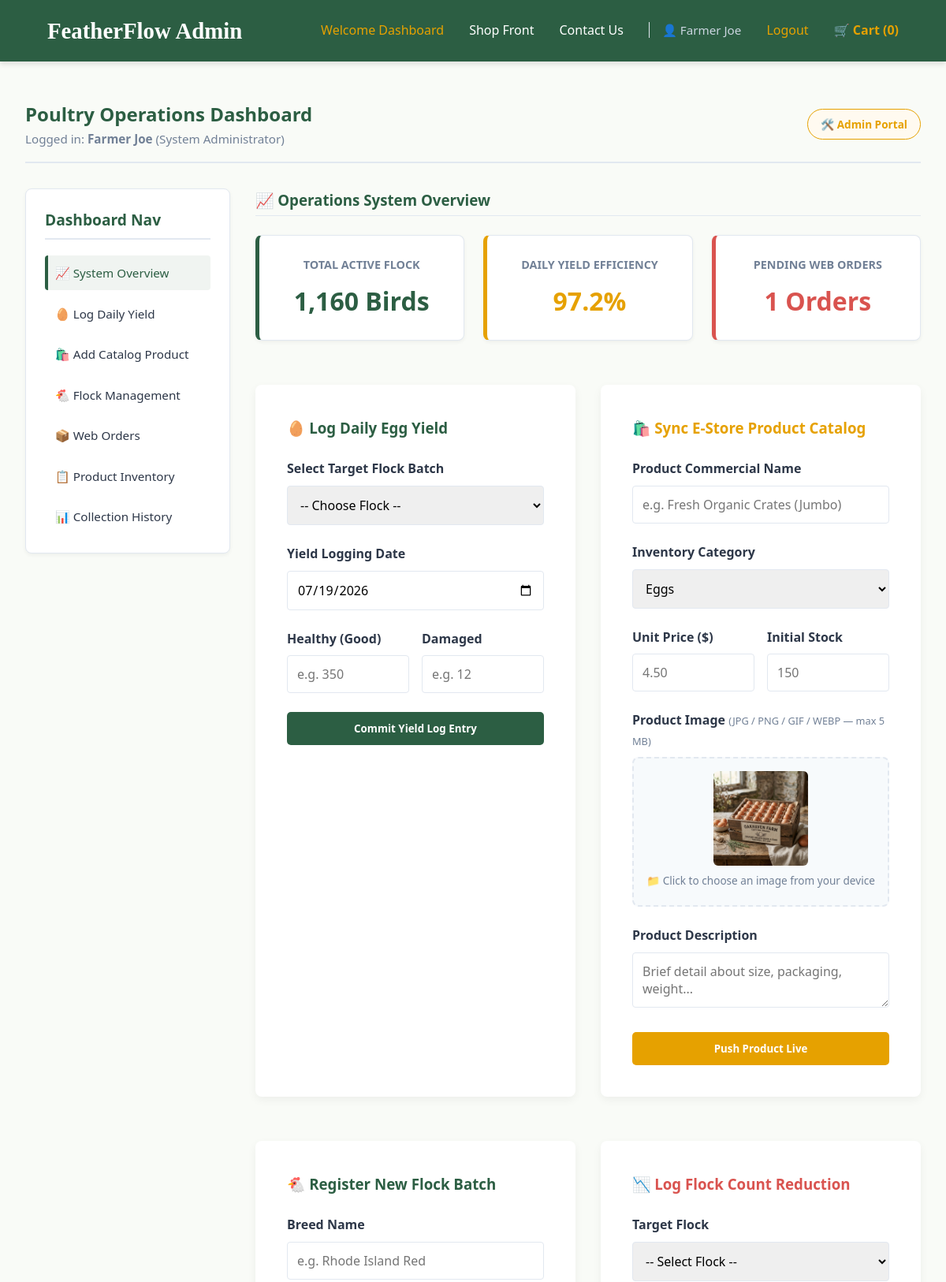
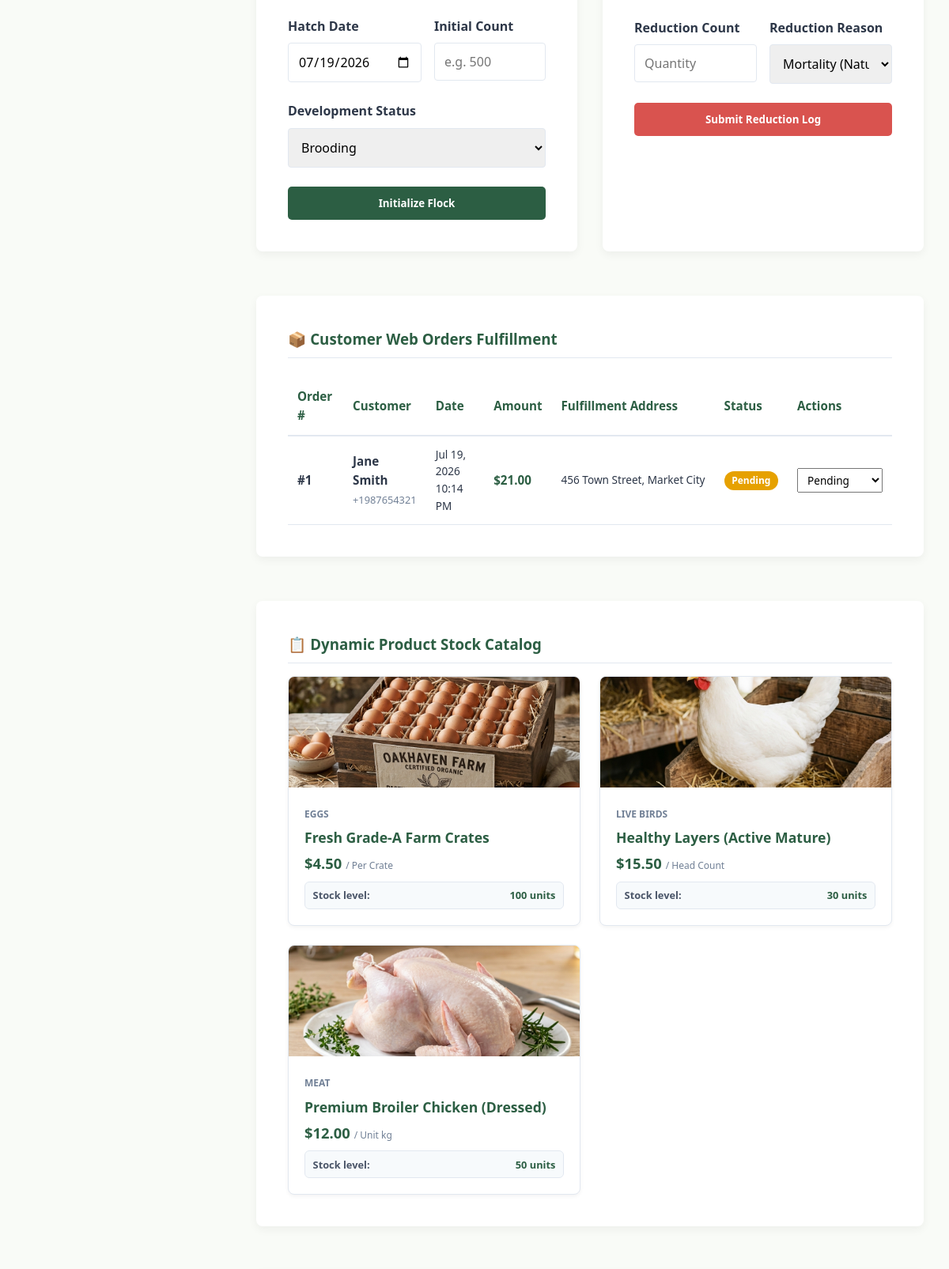
/index.php (signed in, upper part), run on the app's committed database (2 pictures, top to bottom).
### tables this page shows
CREATE TABLE IF NOT EXISTS Orders (
    OrderID INT AUTO_INCREMENT PRIMARY KEY,
    CustomerID INT NOT NULL,
    OrderDate TIMESTAMP DEFAULT CURRENT_TIMESTAMP,
    TotalAmount DECIMAL(10,2) NOT NULL,
    Status VARCHAR(20) NOT NULL DEFAULT 'Pending',
    FOREIGN KEY (CustomerID) REFERENCES Users(UserID) ON DELETE RESTRICT
);

CREATE TABLE IF NOT EXISTS Users (
    UserID INT AUTO_INCREMENT PRIMARY KEY,
    Name VARCHAR(100) NOT NULL,
    Email VARCHAR(100) NOT NULL UNIQUE,
    PasswordHash VARCHAR(255) NOT NULL,
    Phone VARCHAR(20),
    Address TEXT,
    Role VARCHAR(15) NOT NULL DEFAULT 'Customer',
    CreatedAt TIMESTAMP DEFAULT CURRENT_TIMESTAMP,
    CONSTRAINT chk_role CHECK (Role IN ('Admin', 'Customer'))
);

CREATE TABLE IF NOT EXISTS Products (
    ProductID INT AUTO_INCREMENT PRIMARY KEY,
    ProductName VARCHAR(100) NOT NULL,
    Category VARCHAR(50) NOT NULL,
    UnitPrice DECIMAL(10,2) NOT NULL,
    StockQuantity INT NOT NULL DEFAULT 0,
    Description TEXT,
    ImageURL VARCHAR(255) NOT NULL DEFAULT 'images/fresh_eggs.png',
    CONSTRAINT chk_price CHECK (UnitPrice >= 0.00)
);

### index.php (the view, shortened to what the rows shown need)
<?php
require_once 'backend/db.php';
$user_role = $_SESSION['user_role'] ?? '';
$user_id = $_SESSION['user_id'] ?? 0;
$products = [];
$admin_orders = [];
try {
    $productsStmt = $pdo->query("SELECT * FROM Products ORDER BY Category, ProductName");
    $products = $productsStmt->fetchAll();
} catch (PDOException $e) {
    $error_msg = "Failed to load catalog products: " . $e->getMessage();
}
if ($user_role === 'Customer') {
    try {
        $orderStmt = $pdo->prepare("SELECT OrderID, OrderDate, TotalAmount, Status FROM Orders WHERE CustomerID = ? ORDER BY OrderDate DESC");
        $orderStmt->execute([$user_id]);
        $customer_orders = $orderStmt->fetchAll();
        $profileStmt = $pdo->prepare("SELECT Phone, Address, Email FROM Users WHERE UserID = ?");
        $profileStmt->execute([$user_id]);
        $customer_profile = $profileStmt->fetch();
    } catch (PDOException $e) {
        $error_msg = "Failed to load customer profile: " . $e->getMessage();
    }
} else if ($user_role === 'Admin') {
    try {
        $adminOrdersStmt = $pdo->query("
            SELECT o.OrderID, o.OrderDate, o.TotalAmount, o.Status, u.Name as CustomerName, u.Phone, u.Address
            FROM Orders o
            JOIN Users u ON o.CustomerID = u.UserID
            ORDER BY o.OrderDate DESC
        ");
        $admin_orders = $adminOrdersStmt->fetchAll();
    } catch (PDOException $e) {
        $error_msg = "Database query error: " . $e->getMessage();
    }
}
$unit_map = [
    'Eggs' => 'Per Crate',
    'Meat' => 'Unit kg',
    'Live' => 'Head Count',
    'Live Birds' => 'Head Count',
    'Fertilizer' => 'Per Bag'
];
include 'header.php';
?>
    <main class="container">
        <?php if (empty($user_role)): ?>
            <div style="margin-bottom: 2rem; border-bottom: 2px solid var(--border-color); padding-bottom: 1rem;">
                <h2 style="color: var(--primary-color);">Welcome to FeatherFlow</h2>
                <p style="color: #718096; font-size: 0.95rem;">Experience high-grade organic agricultural operations and fresh farm e-commerce stocks.</p>
            </div>
            <div class="alert-box alert-success" style="background-color: #ebf8ff; border-color: #bee3f8; color: #2b6cb0; margin-bottom: 2rem; display: flex; justify-content: space-between; align-items: center; flex-wrap: wrap; gap: 1rem;">
                <span>💡 You are viewing the farm products catalog. **Sign in** to place items in your cart and complete purchases!</span>
                <button class="btn" onclick="openLoginModal(event)" style="padding: 0.4rem 1rem; font-size: 0.85rem;">Login / Register</button>
            </div>
            <div style="margin-bottom: 2rem; display: flex; flex-direction: column; gap: 0.5rem; max-width: 500px;">
                <label for="product-search" style="font-weight: 600; font-size: 0.9rem; color: var(--primary-color);">🔍 Search Catalog Stocks</label>
                <input type="text" id="product-search" placeholder="Type name or category (e.g. eggs, chicken)..." onkeyup="filterProducts()" style="padding: 0.75rem; border: 1px solid var(--border-color); border-radius: 4px; font-size: 1rem; width: 100%;">
            </div>
            <div class="product-grid" style="margin-top: 1rem;">
                <?php if (empty($products)): ?>
                    <p style="color:#718096; text-align: center; grid-column: 1/-1; padding: 2rem;">No items currently in farm inventory.</p>
                <?php else: ?>
                    <?php foreach ($products as $prod): ?>
                        <div class="product-card" data-id="<?php echo $prod['ProductID']; ?>" data-name="<?php echo htmlspecialchars($prod['ProductName']); ?>" data-price="<?php echo $prod['UnitPrice']; ?>" data-stock="<?php echo $prod['StockQuantity']; ?>">
                            <div style="height: 190px; overflow: hidden; background-color: #edf2f7; position: relative;">
                                <img src="<?php echo htmlspecialchars(!empty($prod['ImageURL']) ? $prod['ImageURL'] : 'images/fresh_eggs.png'); ?>" alt="<?php echo htmlspecialchars($prod['ProductName']); ?>" style="width: 100%; height: 100%; object-fit: cover;">
                            </div>
                            <div class="product-info" style="padding: 1.25rem;">
                                <span class="product-category" style="font-size: 0.75rem;"><?php echo htmlspecialchars($prod['Category']); ?></span>
                                <h4 class="product-title" style="font-size: 1.25rem; margin: 0.25rem 0;"><?php echo htmlspecialchars($prod['ProductName']); ?></h4>
                                <p style="color:#718096; font-size:0.85rem; margin-bottom:0.75rem; min-height: 42px; line-height: 1.4;"><?php echo htmlspecialchars($prod['Description']); ?></p>
                                <div class="product-price" style="font-size: 1.2rem; margin-bottom: 0.5rem; color: var(--primary-color);">
                                    $<?php echo number_format($prod['UnitPrice'], 2); ?>
                                    <span style="font-size: 0.75rem; color:#718096; font-weight: normal;">/ <?php echo $unit_map[$prod['Category']] ?? 'Unit'; ?></span>
                                </div>
                                <div style="font-size: 0.8rem; margin-bottom: 0.75rem; font-weight: 600; color: <?php echo $prod['StockQuantity'] > 0 ? '#38a169' : '#e53e3e'; ?>;">
                                    <?php echo $prod['StockQuantity'] > 0 ? 'Stock: ' . $prod['StockQuantity'] . ' units' : 'Out of Stock'; ?>
                                </div>
                                <button class="btn add-to-cart-btn" style="width: 100%; padding: 0.6rem 1rem; font-size: 0.9rem;" <?php echo $prod['StockQuantity'] > 0 ? '' : 'disabled style="background-color: #a0aec0; cursor: not-allowed;"'; ?>>
                                    <?php echo $prod['StockQuantity'] > 0 ? 'Add to Basket' : 'Out of Stock'; ?>
                                </button>
                            </div>
                        </div>
                    <?php endforeach; ?>
                <?php endif; ?>
            </div>
        <?php elseif ($user_role === 'Admin'): ?>
            <div style="margin-bottom: 2rem; border-bottom: 2px solid var(--border-color); padding-bottom: 1rem; display: flex; justify-content: space-between; align-items: center; flex-wrap: wrap; gap: 1rem;">
                <div>
                    <h2 style="color: var(--primary-color);">Poultry Operations Dashboard</h2>
                </div>
            </div>
            <div class="admin-container">
                <div style="display: flex; flex-direction: column; gap: 3.5rem; width: 100%;">
                    <section id="admin-orders" class="form-box" style="margin: 0; max-width: 100%; overflow-x: auto; scroll-margin-top: 100px;">
                        <?php if (empty($admin_orders)): ?>
                            <p style="color: #718096; text-align: center; padding: 2rem;">No customer orders placed yet.</p>
                        <?php else: ?>
                            <table style="width: 100%; border-collapse: collapse; text-align: left; font-size: 0.95rem;">
                                <thead>
                                    <tr style="border-bottom: 2px solid var(--border-color); color: var(--primary-color);">
                                        <th style="padding: 0.75rem;">Order #</th>
                                        <th style="padding: 0.75rem;">Customer</th>
                                        <th style="padding: 0.75rem;">Date</th>
                                        <th style="padding: 0.75rem;">Amount</th>
                                        <th style="padding: 0.75rem;">Fulfillment Address</th>
                                        <th style="padding: 0.75rem;">Status</th>
                                        <th style="padding: 0.75rem;">Actions</th>
                                    </tr>
                                </thead>
                                <tbody>
                                    <?php foreach ($admin_orders as $order): ?>
                                        <tr style="border-bottom: 1px solid var(--border-color); transition: background 0.2s;">
                                            <td style="padding: 0.75rem; font-weight: bold;">#<?php echo $order['OrderID']; ?></td>
                                            <td style="padding: 0.75rem;">
                                                <strong><?php echo htmlspecialchars($order['CustomerName']); ?></strong><br>
                                                <span style="font-size: 0.8rem; color:#718096;"><?php echo htmlspecialchars($order['Phone']); ?></span>
                                            </td>
                                            <td style="padding: 0.75rem; font-size: 0.85rem;"><?php echo date('M d, Y g:i A', strtotime($order['OrderDate'])); ?></td>
                                            <td style="padding: 0.75rem; font-weight: 600; color: var(--primary-color);">$<?php echo number_format($order['TotalAmount'], 2); ?></td>
                                            <td style="padding: 0.75rem; font-size: 0.85rem; max-width: 250px; overflow: hidden; text-overflow: ellipsis; white-space: nowrap;">
                                                <?php echo htmlspecialchars($order['Address']); ?>
                                            </td>
                                            <td style="padding: 0.75rem;">
                                                <?php
                                                $status_colors = [
                                                    'Pending' => 'var(--secondary-color)',
                                                    'Processing' => '#3182ce',
                                                    'Shipped' => '#805ad5',
                                                    'Completed' => 'var(--primary-color)',
                                                    'Cancelled' => 'var(--accent-color)'
                                                ];
                                                $color = $status_colors[$order['Status']] ?? '#718096';
                                                ?>
                                                <span style="display: inline-block; background-color: <?php echo $color; ?>; color: white; padding: 0.15rem 0.6rem; border-radius: 20px; font-size: 0.75rem; font-weight: 600;">
                                                    <?php echo htmlspecialchars($order['Status']); ?>
                                                </span>
                                            </td>
                                            <td style="padding: 0.75rem;">
                                                <form action="index.php" method="POST" style="display: flex; gap: 0.5rem; align-items: center; margin: 0;">
                                                    <select name="status" style="padding: 0.25rem 0.5rem; font-size: 0.85rem; width: auto;" onchange="this.form.submit()">
                                                        <option value="Pending" <?php echo $order['Status'] === 'Pending' ? 'selected' : ''; ?>>Pending</option>
                                                    </select>
                                                </form>
                                            </td>
                                        </tr>
                                    <?php endforeach; ?>
                                </tbody>
                            </table>
                        <?php endif; ?>
                    </section>
                    <section id="admin-catalog-grid" class="form-box" style="margin: 0; max-width: 100%; scroll-margin-top: 100px;">
                        <div style="display: grid; grid-template-columns: repeat(auto-fill, minmax(240px, 1fr)); gap: 1.5rem; margin-top: 1rem;">
                            <?php if (empty($products)): ?>
                                <p style="color:#718096; grid-column: 1 / -1; text-align: center; padding: 2rem;">No products registered.</p>
                            <?php else: ?>
                                <?php foreach ($products as $prod): ?>
                                    <div class="product-card">
                                        <div style="height: 140px; overflow: hidden; background-color: #edf2f7; position: relative;">
                                            <img src="<?php echo htmlspecialchars(!empty($prod['ImageURL']) ? $prod['ImageURL'] : 'images/fresh_eggs.png'); ?>" alt="<?php echo htmlspecialchars($prod['ProductName']); ?>" style="width: 100%; height: 100%; object-fit: cover;">
                                        </div>
                                        <div class="product-info" style="padding: 1.25rem;">
                                            <span class="product-category" style="font-size: 0.75rem;"><?php echo htmlspecialchars($prod['Category']); ?></span>
                                            <h4 class="product-title" style="font-size: 1.1rem; margin: 0.25rem 0;"><?php echo htmlspecialchars($prod['ProductName']); ?></h4>
                                            <div class="product-price" style="font-size: 1.15rem; margin-bottom: 0.5rem; color: var(--primary-color);">
                                                $<?php echo number_format($prod['UnitPrice'], 2); ?>
                                                <span style="font-size: 0.75rem; color:#718096; font-weight: normal;">/ <?php echo $unit_map[$prod['Category']] ?? 'Unit'; ?></span>
                                            </div>
                                            <div style="display: flex; justify-content: space-between; align-items: center; font-size: 0.8rem; font-weight: bold; background-color: #f7fafc; padding: 0.4rem 0.6rem; border-radius: 6px; border: 1px solid var(--border-color);">
                                                <span style="color: #4a5568;">Stock level:</span>
                                                <span style="color: <?php echo $prod['StockQuantity'] > 0 ? 'var(--primary-color)' : 'var(--accent-color)'; ?>;">
                                                    <?php echo htmlspecialchars($prod['StockQuantity']); ?> units
                                                </span>
                                            </div>
                                        </div>
                                    </div>
                                <?php endforeach; ?>
                            <?php endif; ?>
                        </div>
                    </section>
                </div>
            </div>
        <?php endif; ?>
    </main>
<?php
include 'footer.php';
?>

### data on the page
orders: OrderID "1", CustomerID.Name "Jane Smith", CustomerID.Phone "+1987654321", OrderDate "Jul 19, 2026 10:14 PM", TotalAmount "21.00", CustomerID.Address "456 Town Street, Market City", Status "Pending", status "Pending"
products: ImageURL (picture), Category "EGGS", ProductName "Fresh Grade-A Farm Crates", UnitPrice "4.50", Category "Per Crate", StockQuantity "100"
products: ImageURL (picture), Category "LIVE BIRDS", ProductName "Healthy Layers (Active Mature)", UnitPrice "15.50", Category "Head Count", StockQuantity "30"
products: ImageURL (picture), Category "MEAT", ProductName "Premium Broiler Chicken (Dressed)", UnitPrice "12.00", Category "Unit kg", StockQuantity "50"

### other printed values
$_SESSION['user_name'] "Farmer Joe"
$totalActiveFlock "1,160"
$yieldEfficiency "97.2"
$pendingOrders "1"
